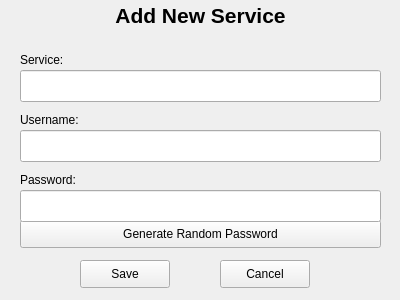
<?xml version="1.0" encoding="UTF-8"?>
<ui version="4.0">
 <class>Form</class>
 <widget class="QWidget" name="Form">
  <property name="geometry">
   <rect>
    <x>0</x>
    <y>0</y>
    <width>400</width>
    <height>300</height>
   </rect>
  </property>
  <property name="windowTitle">
   <string>Form</string>
  </property>
  <widget class="QLabel" name="lbl_title_2">
   <property name="geometry">
    <rect>
     <x>0</x>
     <y>0</y>
     <width>401</width>
     <height>31</height>
    </rect>
   </property>
   <property name="text">
    <string>&lt;html&gt;&lt;head/&gt;&lt;body&gt;&lt;p align=&quot;center&quot;&gt;&lt;span style=&quot; font-size:16pt; font-weight:600;&quot;&gt;Add New Service&lt;/span&gt;&lt;/p&gt;&lt;/body&gt;&lt;/html&gt;</string>
   </property>
  </widget>
  <widget class="QLabel" name="lbl_service_2">
   <property name="geometry">
    <rect>
     <x>20</x>
     <y>50</y>
     <width>62</width>
     <height>20</height>
    </rect>
   </property>
   <property name="text">
    <string>Service:</string>
   </property>
  </widget>
  <widget class="QPushButton" name="btn_gen_passwd">
   <property name="geometry">
    <rect>
     <x>20</x>
     <y>220</y>
     <width>361</width>
     <height>28</height>
    </rect>
   </property>
   <property name="text">
    <string>Generate Random Password</string>
   </property>
  </widget>
  <widget class="QPushButton" name="btn_save_srv">
   <property name="geometry">
    <rect>
     <x>80</x>
     <y>260</y>
     <width>90</width>
     <height>28</height>
    </rect>
   </property>
   <property name="text">
    <string>Save</string>
   </property>
  </widget>
  <widget class="QPushButton" name="btn_cancel">
   <property name="geometry">
    <rect>
     <x>220</x>
     <y>260</y>
     <width>90</width>
     <height>28</height>
    </rect>
   </property>
   <property name="text">
    <string>Cancel</string>
   </property>
  </widget>
  <widget class="QLineEdit" name="lineEdit">
   <property name="geometry">
    <rect>
     <x>20</x>
     <y>70</y>
     <width>361</width>
     <height>32</height>
    </rect>
   </property>
  </widget>
  <widget class="QLabel" name="label">
   <property name="geometry">
    <rect>
     <x>20</x>
     <y>110</y>
     <width>101</width>
     <height>20</height>
    </rect>
   </property>
   <property name="text">
    <string>Username:</string>
   </property>
  </widget>
  <widget class="QLineEdit" name="lineEdit_2">
   <property name="geometry">
    <rect>
     <x>20</x>
     <y>130</y>
     <width>361</width>
     <height>32</height>
    </rect>
   </property>
  </widget>
  <widget class="QLabel" name="label_2">
   <property name="geometry">
    <rect>
     <x>20</x>
     <y>170</y>
     <width>111</width>
     <height>20</height>
    </rect>
   </property>
   <property name="text">
    <string>Password:</string>
   </property>
  </widget>
  <widget class="QLineEdit" name="txt_new_passwd">
   <property name="geometry">
    <rect>
     <x>20</x>
     <y>190</y>
     <width>361</width>
     <height>32</height>
    </rect>
   </property>
  </widget>
 </widget>
 <tabstops>
  <tabstop>lineEdit</tabstop>
  <tabstop>lineEdit_2</tabstop>
  <tabstop>txt_new_passwd</tabstop>
  <tabstop>btn_gen_passwd</tabstop>
  <tabstop>btn_save_srv</tabstop>
  <tabstop>btn_cancel</tabstop>
 </tabstops>
 <resources/>
 <connections>
  <connection>
   <sender>btn_cancel</sender>
   <signal>clicked()</signal>
   <receiver>Form</receiver>
   <slot>close()</slot>
   <hints>
    <hint type="sourcelabel">
     <x>281</x>
     <y>272</y>
    </hint>
    <hint type="destinationlabel">
     <x>345</x>
     <y>268</y>
    </hint>
   </hints>
  </connection>
 </connections>
</ui>
